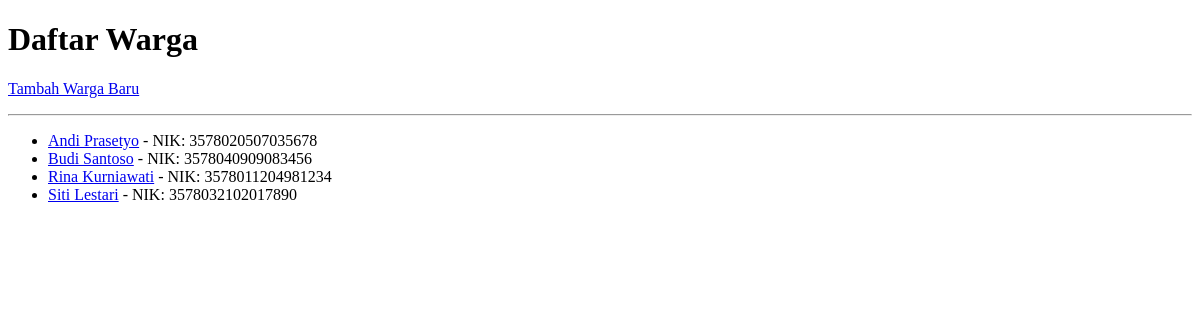
Page /warga/ on the earlier database version.
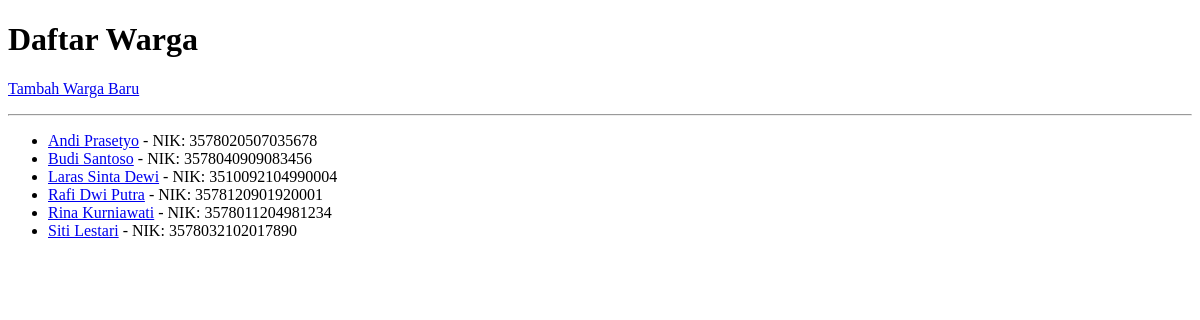
Same page on the later database version.
### warga/models.py (models this page shows, shortened)
class Warga(models.Model):
    nik = models.CharField(max_length=16, unique=True, verbose_name="Nomor Induk Kependudukan")
    nama_lengkap = models.CharField(max_length=100, verbose_name="Nama Lengkap")
    alamat = models.TextField(verbose_name="Alamat Tinggal")
    no_telepon = models.CharField(max_length=15, blank=True, verbose_name="Nomor Telepon")
    tanggal_registrasi = models.DateTimeField(auto_now_add=True)

### warga/views.py (the view)
# urls.py: path('', WargaListView.as_view(), name='warga-list'),
class WargaListView(ListView):
    model = Warga
    template_name = 'warga/warga_list.html'
    context_object_name = 'warga_list'
    ordering = ['nama_lengkap']

### warga/templates/warga/warga_list.html (shortened to what this page needs)
<!DOCTYPE html>
<html>
  <head>
  </head>
  <body>
    <h1>Daftar Warga</h1>
    <p><a href="{% url 'warga-tambah' %}">Tambah Warga Baru</a></p>
    <hr />
    <ul>
      {% for warga in object_list %}
      <li>
        <a href="{% url 'warga-detail' warga.pk %}">{{ warga.nama_lengkap }}</a>
        - NIK: {{ warga.nik }}
      </li>
      {% empty %}
      <li>Belum ada data warga yang terdaftar.</li>
      {% endfor %}
    </ul>
  </body>
</html>

Differences in the rows shown:
added Warga: nama_lengkap "Laras Sinta Dewi", nik "3510092104990004"
added Warga: nama_lengkap "Rafi Dwi Putra", nik "3578120901920001"
